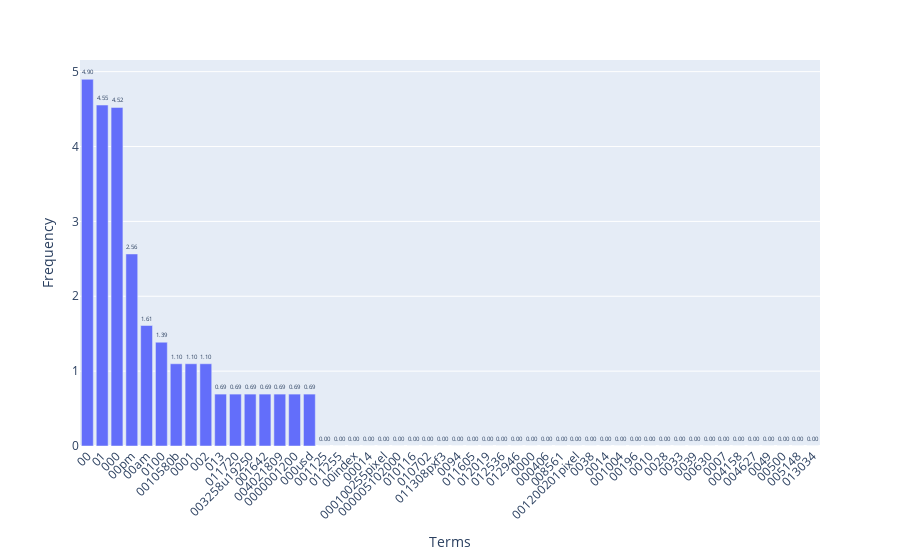

The code cell stored with this chart in its notebook:
### Markdown cell above
### >>> **Exercise 15 (take home):** 
You can copy the code from the previous exercise and change the 'term_frequencies' variable for the 'term_frequencies_log', comment about the differences that you observe and talk about other possible insights that we can get from a log distribution.

### Code cell
# Answer here

term_frequencies_log = pd.DataFrame({
    'Terms': count_vect.get_feature_names_out()[:50],
    'Frequencies': term_frequencies_log[:50]
})

term_frequencies_log.sort_values(by='Frequencies', ascending=False, inplace=True)

fig = px.bar(term_frequencies_log,
             x='Terms',
             y='Frequencies',
             labels={'Terms': 'Terms', 'Frequencies': 'Frequency'},
             text='Frequencies')  

fig.update_traces(texttemplate='%{text:.2f}', textposition='outside')
fig.update_layout(xaxis_tickangle=-45)  
fig.update_layout(xaxis_title='Terms', yaxis_title='Frequency')

fig.show()

# Log distribution will be more smooth than original distribution, and if it ranges a lot in original distribution, applying log can 
# easily see all the frequencies.

### Figure 1 — Plotly figure (JSON) as saved in the notebook; plotly's stock layout.template omitted (floating-point values rounded to 4 significant figures)
{"data": [{"alignmentgroup": "True", "hovertemplate": "Terms=%{x}<br>Frequency=%{text}<extra></extra>", "legendgroup": "", "marker": {"color": "#636efa", "pattern": {"shape": ""}}, "name": "", "offsetgroup": "", "orientation": "v", "showlegend": false, "text": [4.898, 4.554, 4.522, 2.565, 1.609, 1.386, 1.099, 1.099, 1.099, 0.6931, 0.6931, 0.6931, 0.6931, 0.6931, 0.6931, 0.6931, 0, 0, 0, 0, 0, 0, 0, 0, 0, 0, 0, 0, 0, 0, 0, 0, 0, 0, 0, 0, 0, 0, 0, 0, 0, 0, 0, 0, 0, 0, 0, 0, 0, 0], "textposition": "outside", "texttemplate": "%{text:.2f}", "type": "bar", "x": ["00", "01", "000", "00pm", "00am", "0100", "0010580b", "0001", "002", "013", "011720", "003258u19250", "001642", "004021809", "0000001200", "000usd", "001125", "011255", "00index", "00014", "000100255pixel", "000005102000", "010116", "010702", "011308pxf3", "0094", "011605", "012019", "012536", "012946", "0000", "000406", "008561", "001200201pixel", "0038", "0014", "001004", "00196", "0010", "0028", "0033", "0039", "00630", "0007", "004158", "004627", "0049", "00500", "005148", "013034"], "xaxis": "x", "y": [4.898, 4.554, 4.522, 2.565, 1.609, 1.386, 1.099, 1.099, 1.099, 0.6931, 0.6931, 0.6931, 0.6931, 0.6931, 0.6931, 0.6931, 0, 0, 0, 0, 0, 0, 0, 0, 0, 0, 0, 0, 0, 0, 0, 0, 0, 0, 0, 0, 0, 0, 0, 0, 0, 0, 0, 0, 0, 0, 0, 0, 0, 0], "yaxis": "y"}], "layout": {"autosize": true, "barmode": "relative", "legend": {"tracegroupgap": 0}, "margin": {"t": 60}, "xaxis": {"anchor": "y", "autorange": true, "domain": [0, 1], "range": [-0.5, 49.5], "tickangle": -45, "title": {"text": "Terms"}, "type": "category"}, "yaxis": {"anchor": "x", "autorange": true, "domain": [0, 1], "range": [0, 5.156], "title": {"text": "Frequency"}, "type": "linear"}}}
